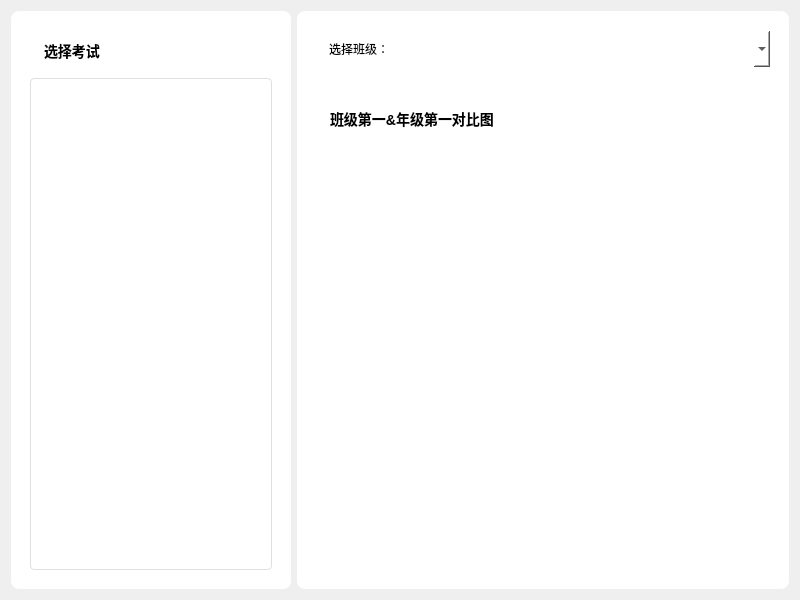
<?xml version="1.0" encoding="UTF-8"?>
<ui version="4.0">
 <class>page_top_in_grade</class>
 <widget class="QWidget" name="page_top_in_grade">
  <property name="geometry">
   <rect>
    <x>0</x>
    <y>0</y>
    <width>800</width>
    <height>600</height>
   </rect>
  </property>
  <property name="windowTitle">
   <string>班级第一与年级第一对比</string>
  </property>
  <layout class="QHBoxLayout" name="horizontalLayout">
   <item>
    <widget class="QFrame" name="leftPanel">
     <property name="maximumSize">
      <size>
       <width>280</width>
       <height>16777215</height>
      </size>
     </property>
     <property name="styleSheet">
      <string notr="true">
        background-color: white;
        border-radius: 8px;
        padding: 10px;
      </string>
     </property>
     <layout class="QGridLayout" name="gridLayout">
      <item row="0" column="0">
       <layout class="QVBoxLayout" name="verticalLayout_2">
        <item>
         <widget class="QLabel" name="labelExamList">
          <property name="styleSheet">
           <string notr="true">font-weight: bold; font-size: 14px;</string>
          </property>
          <property name="text">
           <string>选择考试</string>
          </property>
         </widget>
        </item>
        <item>
         <widget class="QListView" name="listView">
          <property name="styleSheet">
           <string notr="true">
           QListView {
             border: 1px solid #dcdfe6;
             border-radius: 4px;
             padding: 4px;
             background-color: #ffffff;
           }
           QListView::item {
             padding: 8px 12px;
             border-bottom: 1px solid #ebeef5;
           }
           QListView::item:hover {
             background-color: #f5f7fa;
           }
           QListView::item:selected {
             background-color: #ecf5ff;
             color: #409eff;
             border-left: 3px solid #409eff;
           }
         </string>
          </property>
         </widget>
        </item>
       </layout>
      </item>
     </layout>
    </widget>
   </item>
   <item>
    <widget class="QFrame" name="rightPanel">
     <property name="styleSheet">
      <string notr="true">
        background-color: white;
        border-radius: 8px;
        padding: 10px;
      </string>
     </property>
     <layout class="QGridLayout" name="gridLayout_2">
      <item row="0" column="0">
       <layout class="QVBoxLayout" name="verticalLayout">
        <item>
         <layout class="QHBoxLayout" name="horizontalLayout_2">
          <item>
           <widget class="QLabel" name="labelClass">
            <property name="text">
             <string>选择班级：</string>
            </property>
           </widget>
          </item>
          <item>
           <widget class="QComboBox" name="comboBoxClass"/>
          </item>
         </layout>
        </item>
        <item>
         <widget class="QLabel" name="labelChartTitle">
          <property name="styleSheet">
           <string notr="true">font-weight: bold; font-size: 14px;</string>
          </property>
          <property name="text">
           <string>班级第一&amp;年级第一对比图</string>
          </property>
         </widget>
        </item>
        <item>
         <widget class="QWidget" name="widgetChart" native="true">
          <property name="minimumSize">
           <size>
            <width>0</width>
            <height>400</height>
           </size>
          </property>
         </widget>
        </item>
       </layout>
      </item>
     </layout>
    </widget>
   </item>
  </layout>
 </widget>
 <resources/>
 <connections/>
</ui>
